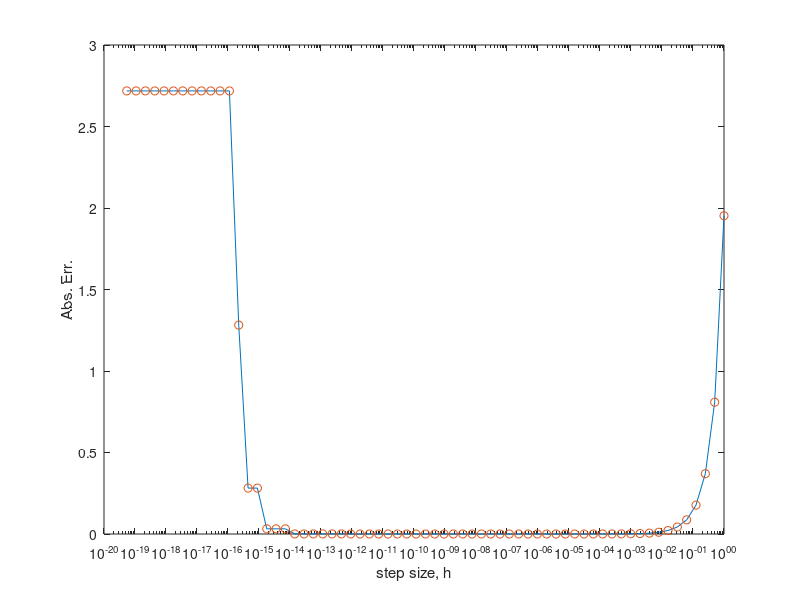
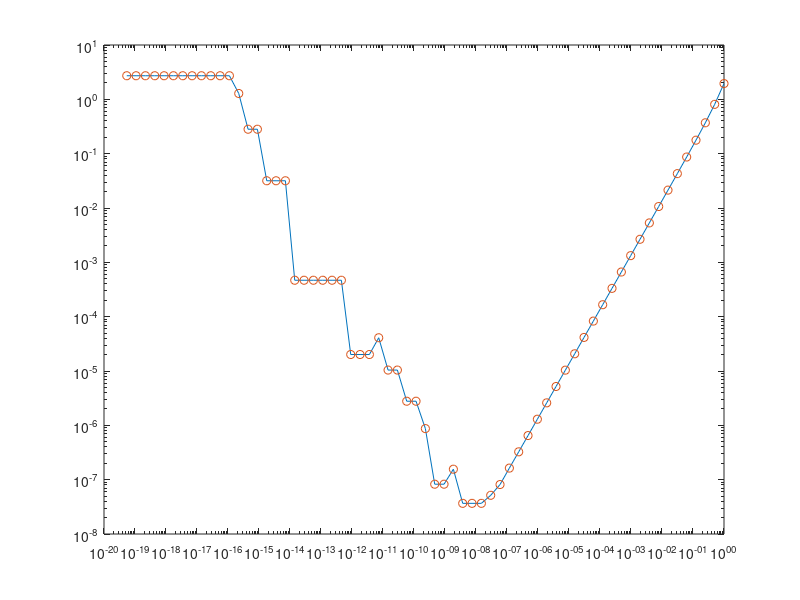

These charts were generated, in order, by the following MATLAB code: (Note: this script raises an error after producing the figures.)
% Code that shows the convergence of first order FD methods for f(x) = e^x.
% Two plots - one that shows the error for different values of h. The other
% that shows the error on a log log plot.

exact_value = exp(1);
h = zeros(1,65);
error = zeros(1,65);
for j=1:65
    h(j) = 1/2^(j-1);
    computed_value = (exp(1+h(j)) - exp(1))/h(j);
    error(j) = abs(computed_value - exact_value);
end

figure(1);
semilogx(h,error,h,error, 'o'); 
xlabel('step size, h')
ylabel('Abs. Err.')

figure(2);
loglog(h,error,h,error,'o');
xline(sqrt(eps), '--b');
xlabel('step size, h')
ylabel('Abs. Err.')
